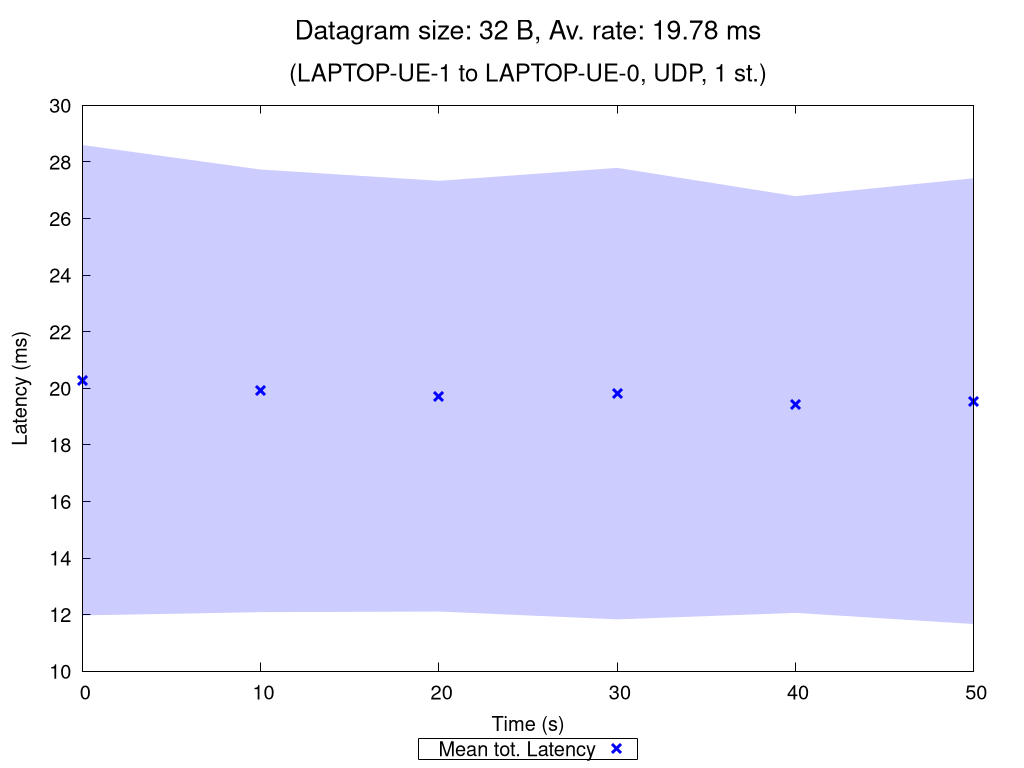

This figure's gnuplot source:
set terminal pngcairo nocrop enhanced size 1024,768 font "Verdana,15"
set output "UDP_1_st_2020_10_11_15-03-23_two2one_00032B.png"

set title "{/=20 Datagram size: 32 B, Av. rate: 19.78 ms}\n\n{/=18 (LAPTOP-UE-1 to LAPTOP-UE-0, UDP, 1 st.)}"

set xlabel "Time (s)"
set ylabel "Latency (ms)"
set ytics nomirror
set key bmargin center horizontal box samplen 1 width -1
set bmargin 4.6
set rmargin 4.5

rf = 1.0  # rate factor
set style fill transparent solid 0.2 noborder
set autoscale xfix
plot "UDP_1_st_2020_10_11_15-03-23_two2one_00032B_iperf_processed.dat" using 1:($2/rf-$3/rf):($2/rf+$3/rf) with filledcurves lc rgb "blue" notitle, \
     "" using 1:($2/rf) with points pt 2 ps 1.5 lw 3 lc rgb "blue" title "Mean tot. Latency", \
